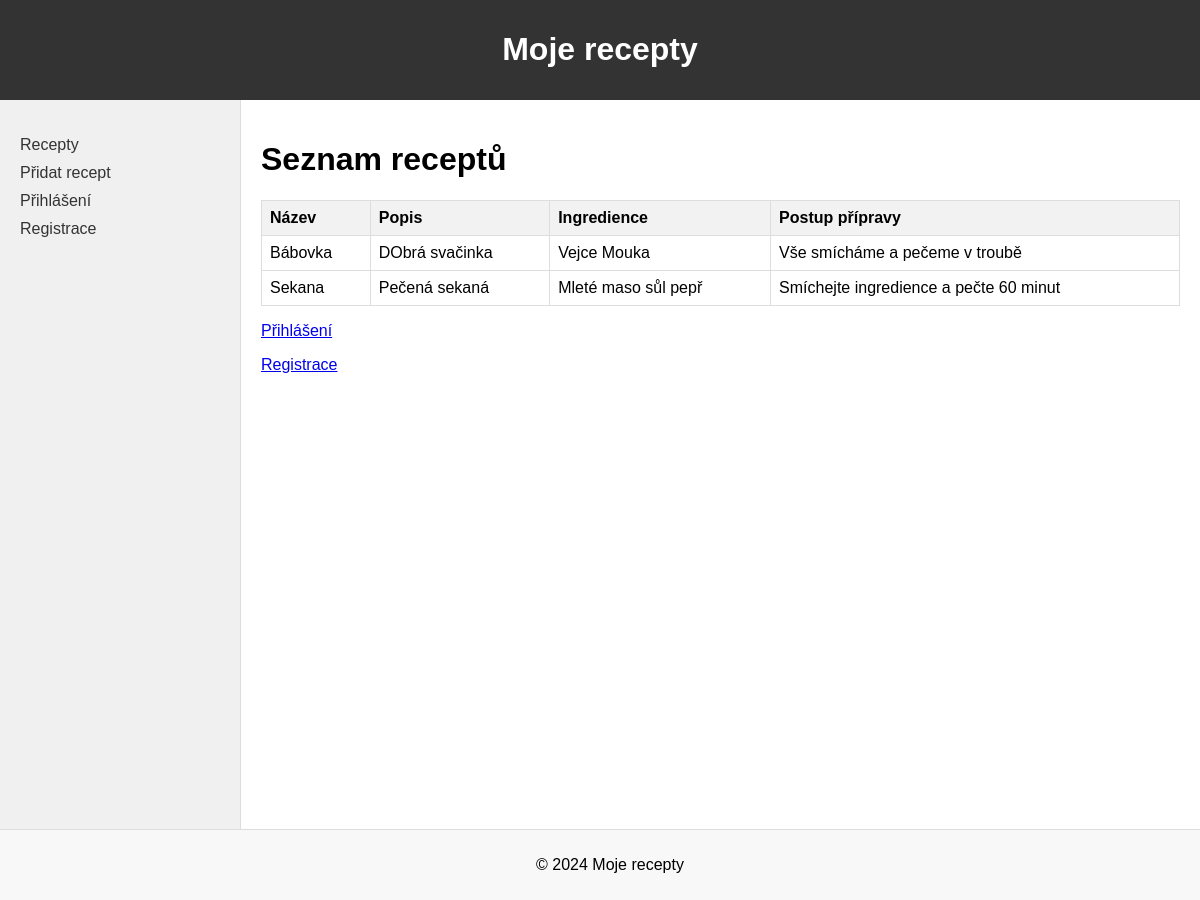
The app's page /recipes/ with its own data.
### recipes/models.py (models this page shows, shortened)
class Recipe(models.Model):
    title = models.CharField(max_length=200)
    description = models.TextField()
    ingredients = models.TextField()
    instructions = models.TextField()
    created_by = models.ForeignKey(User, on_delete=models.CASCADE)

### recipes/views.py (the view)
# urls.py: path('', views.recipe_list, name='recipe_list'),  # Zde upravujeme URL pro seznam receptů
def recipe_list(request):
    recipes = Recipe.objects.all()
    return render(request, 'recipes/recipe_list.html', {'recipes': recipes})

### recipes/templates/recipes/recipe_list.html (shortened to what this page needs)
{% extends 'recipes/base.html' %}
{% block content %}
    <h1>Seznam receptů</h1>
    <table class="recipe-table">
        <thead>
            <tr>
                <th>Název</th>
                <th>Popis</th>
                <th>Ingredience</th>
                <th>Postup přípravy</th>
            </tr>
        </thead>
        <tbody>
            {% for recipe in recipes %}
            <tr>
                <td>{{ recipe.title }}</td>
                <td>{{ recipe.description }}</td>
                <td>{{ recipe.ingredients }}</td>
                <td>{{ recipe.instructions }}</td>
            </tr>
            {% endfor %}
        </tbody>
    </table>
    {% if user.is_authenticated %}
        <p><a href="{% url 'add_recipe' %}">Přidat nový recept</a></p>
        <p><a href="{% url 'logout' %}">Odhlášení</a></p>
    {% else %}
        <p><a href="{% url 'login' %}">Přihlášení</a></p>
        <p><a href="{% url 'register' %}">Registrace</a></p>
    {% endif %}
{% endblock %}

### recipes/static/css/styles.css (style rules this page uses)
body { font-family: Arial, sans-serif; margin: 0; padding: 0; }
.recipe-table { width: 100%; border-collapse: collapse; margin-top: 20px; }
.recipe-table th, .recipe-table td { border: 1px solid #ddd; padding: 8px; text-align: left; }
.recipe-table th { background-color: #f2f2f2; }

### records on screen
Recipe: title "Bábovka", description "DObrá svačinka", ingredients "Vejce Mouka", instructions "Vše smícháme a pečeme v troubě"
Recipe: title "Sekana", description "Pečená sekaná", ingredients "Mleté maso sůl pepř", instructions "Smíchejte ingredience a pečte 60 minut"
